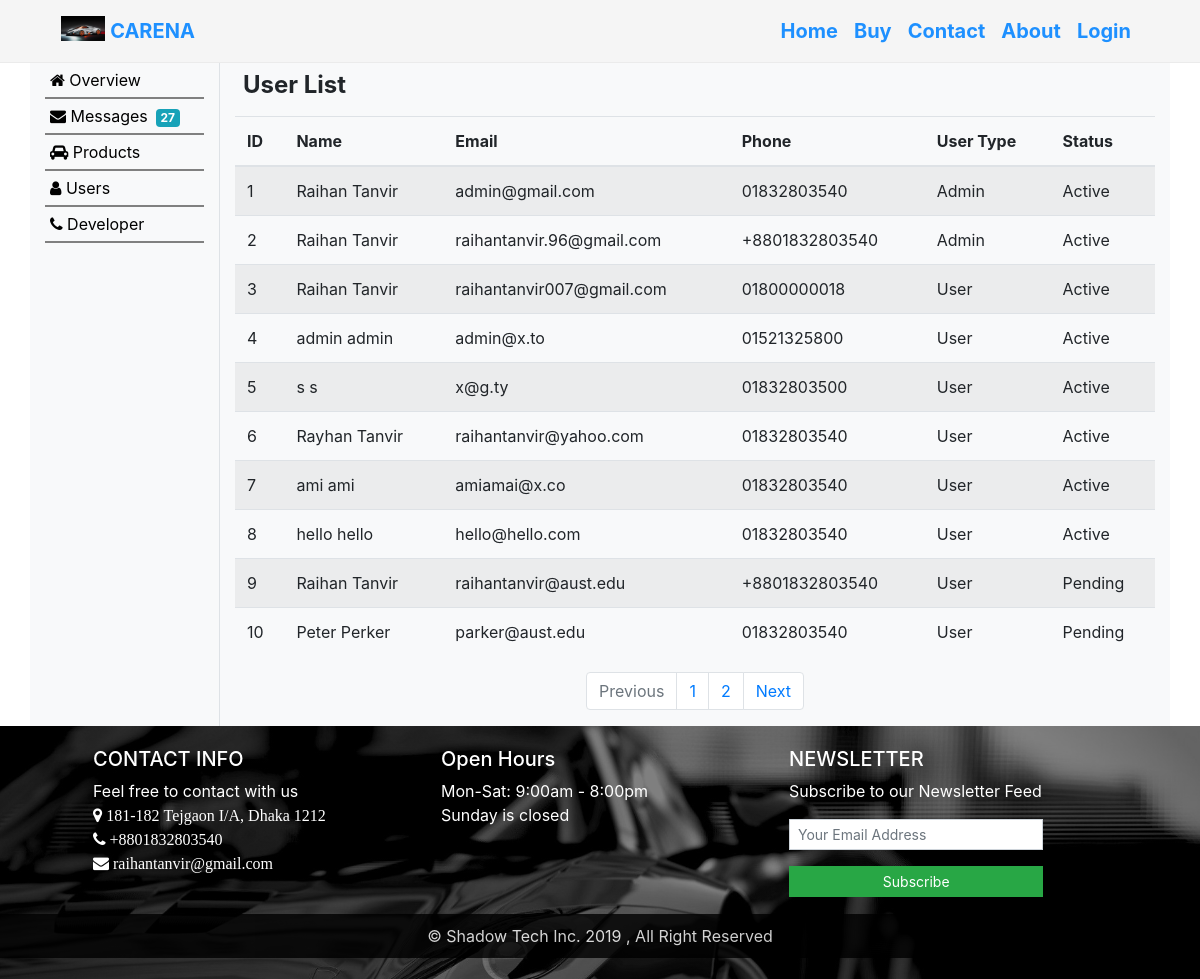
/admin.php?user_table=1, run on the app's committed database.
### tables this page shows
CREATE TABLE `user` (
  `user_id` int(11) NOT NULL,
  `email` varchar(50) NOT NULL,
  `password` varchar(50) NOT NULL,
  `firstname` varchar(50) DEFAULT NULL,
  `lastname` varchar(50) DEFAULT NULL,
  `gender` int(1) DEFAULT NULL,
  `image` text,
  `phone` varchar(25) DEFAULT NULL,
  `activation_code` int(11) DEFAULT NULL,
  `status` int(1) DEFAULT '0',
  `created_date` datetime NOT NULL DEFAULT CURRENT_TIMESTAMP,
  `user_type` varchar(8) DEFAULT 'user'
);

### admin.php (the view, shortened to what this page needs)
<?php
$connect = mysqli_connect("localhost", "root", "", "carena");
function setUserTable($connect)
{
    if (isset($_GET['pageno'])) {
        $pageno = $_GET['pageno'];
    } else {
        $pageno = 1;
    }
    $no_of_records_per_page = 10;
    $offset = ($pageno - 1) * $no_of_records_per_page;
    $query = "SELECT * FROM user";
    $result = mysqli_query($connect, $query);
    $total = mysqli_num_rows($result);
    $no_of_pages = ceil($total / $no_of_records_per_page);
    $sql = "SELECT * FROM user  LIMIT $offset, $no_of_records_per_page";
    $display_result = mysqli_query($connect, $sql);
    echo "
        <table class=\"table table-striped  table-hover\">
                <thead>
                <tr>
                    <th>ID</th>
                    <th>Name</th>
                    <th>Email</th>
                    <th>Phone</th>
                    <th>User Type</th>
                    <th>Status</th>
                </tr>
                </thead>
        <tbody>
    ";
    while ($row = mysqli_fetch_array($display_result)) {
        if ($row['user_type'] == 0) {
            $user_type = 'Admin';
        }
        if ($row['user_type'] == 1) {
            $user_type = 'User';
        }
        if ($row['status'] == 0) {
            $status = 'Pending';
        } else if ($row['status'] == 1) {
            $status = 'Active';
        } else {
            $status = 'Banned';
        }
        echo
            "
        <tr>
             <td>" . $row['user_id'] . "</td>
             <td>" . $row['firstname'] . ' ' . $row['lastname'] . "</td>
             <td>" . $row['email'] . "</td>
             <td>" . $row['phone'] . "</td>
             <td>$user_type</td>
            <td>$status</td>
        </tr>
        ";
    }
    echo "
            </tbody>
        </table>
    ";
    echo '
                <nav aria-label="pagination">
                <ul class="pagination justify-content-center">';
    if ($pageno > 1) {
        echo '<li class="page-item">';
    } else {
        echo '<li class="page-item disabled">';
    }
    echo '<a class="page-link" href="?user_table=1&pageno=' . ($pageno - 1) . '">Previous</a>
                    </li>';
    for ($i = 1; $i <= $no_of_pages; $i++) {
        echo '
                    <li class="page-item"><a class="page-link" href="?user_table=1&pageno=' . $i . '"> ' . $i . '</a></li>';
    }
    if ($pageno < $no_of_pages) {
        echo '<li class="page-item">';
    } else {
        echo '<li class="page-item disabled">';
    }
    echo '
          <a class="page-link disabled" href="?user_table=1&pageno=' . ($pageno + 1) . '">Next</a>
           </li>
        </ul>
      </nav>
        ';
}
function getMessageCount($connect)
{
    $message_sql = "SELECT message_id FROM contact_messages where status=0";
    $message_count = mysqli_query($connect, $message_sql);
    $num_message = mysqli_num_rows($message_count);
    echo $num_message;
}
?>
<!doctype html>
<html lang="en">
<head>
    <link rel="stylesheet" href="css/bootstrap.min.css"/>
    <link rel="stylesheet" href="css/admin_panel.css"/>
    <link rel="stylesheet" href="fa/fontawesome.min.css"/>
    <link rel="stylesheet" href="fa/fontawesome.css"/>
    <link rel="stylesheet" type="text/css" href="css/buy.css"/>
</head>
<body>
<?php
include 'header.php';
?>
<div class="container">
    <div class="row">
        <div class="col-md-2 bg-light border-right " id="sidebar">
            <ul class="list-unstyled">
                <a href="?overview=1">
                    <li><i class="fa fa-home"></i> Overview</li>
                </a>
                <a href="?messages=1">
                    <li><i class="fa fa-envelope"></i> Messages<span
                                class="ml-2 badge badge-info"><?php getMessageCount($connect); ?></span></li>
                </a>
                <a href="?product_table=1">
                    <li><i class="fa fa-car"></i> Products</li>
                </a>
                <a href="?user_table=1">
                    <li><i class="fa fa-user"></i> Users</li>
                </a>
                <a href="?developer=1">
                    <li><i class="fa fa-phone"></i> Developer</li>
                </a>
            </ul>
        </div>
        <div class="col-md-10 bg-light" id="contentSection">
            <?php
            if (isset($_GET['user_table'])) {
                echo '<div class="row p-2">
                <div class="col-md-12">
                    <h4 style="font-weight: bold">User List</h4>
                </div>
                </div>';
                echo setUserTable($connect);
            }
            ?>
        </div>
    </div>
</div>
<?php
include 'footer.php'
?>
</body>
</html>

### css/admin_panel.css (style rules this page uses)
#sidebar ul li { border-bottom: 2px solid gray; padding: 5px; }
ul a { color:black; }

### data on the page
user: user_id "1", firstname "Raihan", lastname "Tanvir", email "admin@gmail.com", phone "01832803540", user_type "Admin", status "Active"
user: user_id "2", firstname "Raihan", lastname "Tanvir", email "raihantanvir.96@gmail.com", phone "+8801832803540", user_type "Admin", status "Active"
user: user_id "3", firstname "Raihan", lastname "Tanvir", email "raihantanvir007@gmail.com", phone "01800000018", user_type "User", status "Active"
user: user_id "4", firstname "admin", lastname "admin", email "admin@x.to", phone "01521325800", user_type "User", status "Active"
user: user_id "5", firstname "s", lastname "s", email "x@g.ty", phone "01832803500", user_type "User", status "Active"
user: user_id "6", firstname "Rayhan", lastname "Tanvir", email "raihantanvir@yahoo.com", phone "01832803540", user_type "User", status "Active"
user: user_id "7", firstname "ami", lastname "ami", email "amiamai@x.co", phone "01832803540", user_type "User", status "Active"
user: user_id "8", firstname "hello", lastname "hello", email "hello@hello.com", phone "01832803540", user_type "User", status "Active"
user: user_id "9", firstname "Raihan", lastname "Tanvir", email "raihantanvir@aust.edu", phone "+8801832803540", user_type "User", status "Pending"
user: user_id "10", firstname "Peter", lastname "Perker", email "parker@aust.edu", phone "01832803540", user_type "User", status "Pending"

### other printed values
$num_message "27"
